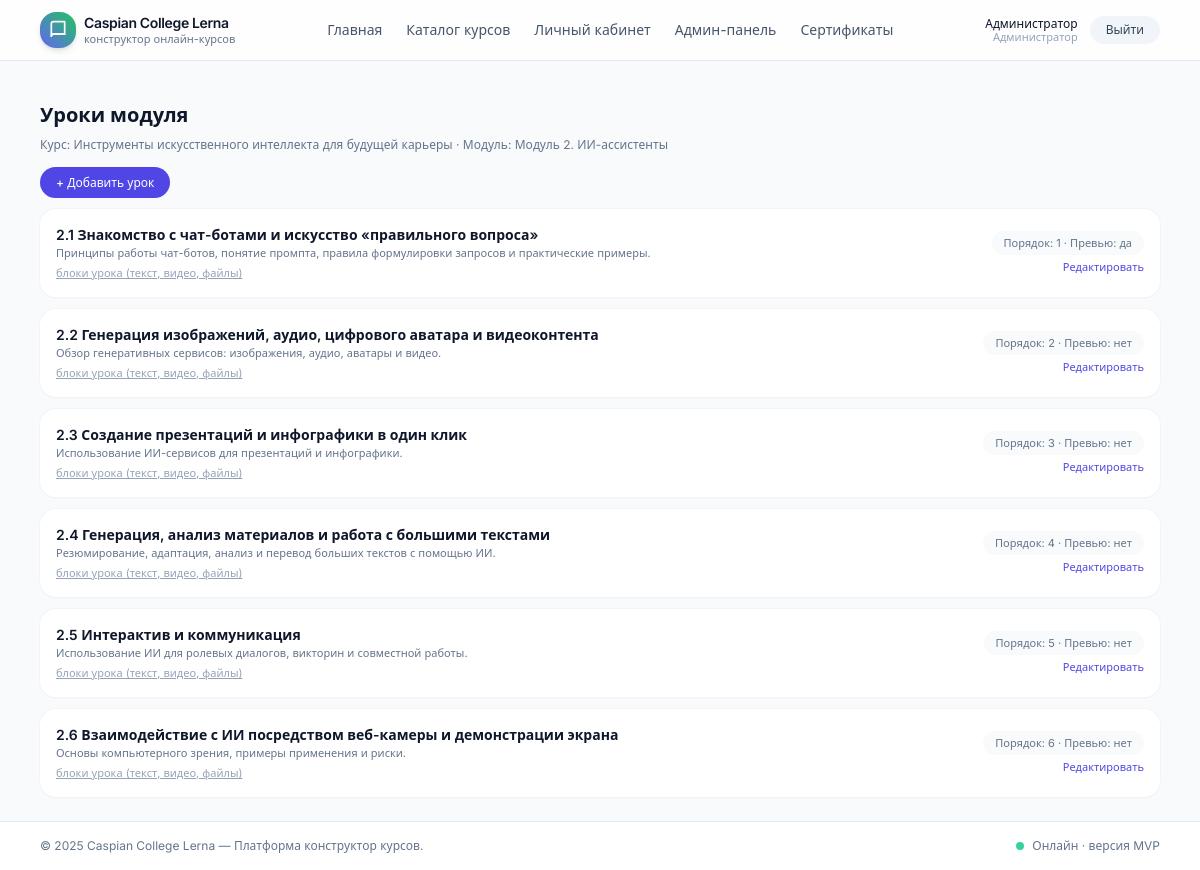
The page /admin/modules/8/lessons (signed in) on the database its author committed.
### app/models.py (models this page shows, shortened)
class User(UserMixin, db.Model):
    __tablename__ = "users"
    id = db.Column(db.Integer, primary_key=True)
    email = db.Column(db.String(255), unique=True, nullable=False)
    password_hash = db.Column(db.String(255), nullable=False)
    full_name = db.Column(db.String(255), nullable=False)
    role = db.Column(db.String(20), default="student")  # 'student' или 'admin'
    created_at = db.Column(db.DateTime, default=datetime.utcnow)
    courses = db.relationship("UserCourse", back_populates="user", cascade="all, delete-orphan")
    lesson_progress = db.relationship("UserLessonProgress", back_populates="user", cascade="all, delete-orphan")
    test_attempts = db.relationship("UserTestAttempt", back_populates="user", cascade="all, delete-orphan")
    certificates = db.relationship("Certificate", back_populates="user", cascade="all, delete-orphan")
    def is_admin(self) -> bool:
        return self.role == "admin"

class Course(db.Model):
    __tablename__ = "courses"
    id = db.Column(db.Integer, primary_key=True)
    title = db.Column(db.String(255), nullable=False)
    slug = db.Column(db.String(255), unique=True, nullable=False)
    description = db.Column(db.Text, nullable=True)
    category = db.Column(db.String(100), nullable=True)
    level = db.Column(db.String(50), nullable=True)
    image_url = db.Column(db.String(255), nullable=True)      # обложка
    hero_image_url = db.Column(db.String(255), nullable=True) # фон в шапке
    logo_url = db.Column(db.String(255), nullable=True)       # логотип курса
    theme_id = db.Column(db.Integer, db.ForeignKey("course_themes.id"), nullable=True)
    theme = db.relationship("CourseTheme", back_populates="courses")
    language = db.Column(db.String(20), default="ru")
    estimated_duration_minutes = db.Column(db.Integer, default=0)
    requirements = db.Column(db.Text, nullable=True)
    outcomes = db.Column(db.Text, nullable=True)
    is_sequential = db.Column(db.Boolean, default=True)  # модули по порядку
    is_published = db.Column(db.Boolean, default=False)
    created_at = db.Column(db.DateTime, default=datetime.utcnow)
    updated_at = db.Column(db.DateTime, default=datetime.utcnow, onupdate=datetime.utcnow)
    modules = db.relationship("CourseModule", back_populates="course", cascade="all, delete-orphan")
    tests = db.relationship("Test", back_populates="course", cascade="all, delete-orphan")  # финальные тесты
    user_courses = db.relationship("UserCourse", back_populates="course", cascade="all, delete-orphan")
    certificates = db.relationship("Certificate", back_populates="course", cascade="all, delete-orphan")

class CourseModule(db.Model):
    __tablename__ = "course_modules"
    id = db.Column(db.Integer, primary_key=True)
    course_id = db.Column(db.Integer, db.ForeignKey("courses.id"), nullable=False)
    title = db.Column(db.String(255), nullable=False)
    description = db.Column(db.Text, nullable=True)
    order_index = db.Column(db.Integer, default=0)
    course = db.relationship("Course", back_populates="modules")
    lessons = db.relationship("Lesson", back_populates="module", cascade="all, delete-orphan")
    tests = db.relationship("Test", back_populates="module", cascade="all, delete-orphan")  # тесты по модулю

class Lesson(db.Model):
    __tablename__ = "lessons"
    id = db.Column(db.Integer, primary_key=True)
    module_id = db.Column(db.Integer, db.ForeignKey("course_modules.id"), nullable=False)
    title = db.Column(db.String(255), nullable=False)
    summary = db.Column(db.Text, nullable=True)
    order_index = db.Column(db.Integer, default=0)
    is_preview = db.Column(db.Boolean, default=False)
    module = db.relationship("CourseModule", back_populates="lessons")
    blocks = db.relationship("LessonBlock", back_populates="lesson", cascade="all, delete-orphan")
    progress = db.relationship("UserLessonProgress", back_populates="lesson", cascade="all, delete-orphan")

### app/blueprints/admin/routes.py (the view)
@admin_bp.route("/modules/<int:module_id>/lessons")
def lessons_list(module_id):
    module = CourseModule.query.get_or_404(module_id)
    lessons = Lesson.query.filter_by(module_id=module.id).order_by(Lesson.order_index).all()
    return render_template("admin_lessons.html", module=module, lessons=lessons)

### app/blueprints/admin/routes.py (called while the page is built)
def admin_required():
    if not current_user.is_authenticated or not current_user.is_admin():
        abort(403)

@admin_bp.before_request
def check_admin():
    admin_required()

### app/templates/admin_lessons.html (shortened to what this page needs)
{% extends "base.html" %}
{% block content %}
<h1 class="mb-2 text-xl font-semibold text-slate-900">Уроки модуля</h1>
<p class="mb-4 text-xs text-slate-500">
  Курс: {{ module.course.title }} · Модуль: {{ module.title }}
</p>
<div class="mb-4">
  <a href="{{ url_for('admin.lesson_create', module_id=module.id) }}"
     class="rounded-full bg-primary-600 px-4 py-2 text-xs font-medium text-white hover:bg-primary-700">
    + Добавить урок
  </a>
</div>
{% if lessons %}
  <div class="space-y-3 text-xs">
    {% for l in lessons %}
      <div class="flex items-center justify-between rounded-2xl bg-white p-4 shadow-sm ring-1 ring-slate-100">
        <div>
          <p class="text-sm font-semibold text-slate-900">{{ l.title }}</p>
          {% if l.summary %}
            <p class="text-[11px] text-slate-500 line-clamp-1">{{ l.summary }}</p>
          {% endif %}
          <p class="mt-1 text-[11px] text-slate-400">
            <a class="underline" href="{{ url_for('admin.lesson_blocks_list', lesson_id=l.id) }}">
              блоки урока (текст, видео, файлы)
            </a>
          </p>
        </div>
        <div class="flex flex-col items-end gap-1">
          <span class="rounded-full bg-slate-50 px-3 py-1 text-[11px] text-slate-500">
            Порядок: {{ l.order_index }} · Превью: {% if l.is_preview %}да{% else %}нет{% endif %}
          </span>
          <a href="{{ url_for('admin.lesson_edit', lesson_id=l.id) }}"
             class="text-[11px] text-primary-600 hover:text-primary-700">
            Редактировать
          </a>
        </div>
      </div>
    {% endfor %}
  </div>
{% else %}
  <p class="text-xs text-slate-500">Уроки ещё не добавлены.</p>
{% endif %}
{% endblock %}

### app/templates/navbar.html (shortened to what this page needs)
<header class="border-b border-slate-200 bg-white/80 backdrop-blur">
  <div class="mx-auto flex max-w-6xl items-center justify-between px-4 py-3">
    <a href="{{ url_for('main.index') }}" class="flex items-center gap-2">
      <div class="flex h-9 w-9 items-center justify-center rounded-2xl bg-gradient-to-tr from-primary-500 to-accent text-white shadow-md">
        <svg xmlns="http://www.w3.org/2000/svg" class="h-5 w-5" viewBox="0 0 24 24" fill="none"
             stroke="currentColor" stroke-width="2" stroke-linecap="round" stroke-linejoin="round">
          <path d="M4 19.5A2.5 2.5 0 0 1 6.5 17H20"/>
          <path d="M4 4.5A2.5 2.5 0 0 1 6.5 2H20v15H6.5A2.5 2.5 0 0 0 4 19.5z"/>
        </svg>
      </div>
      <div class="flex flex-col leading-tight">
        <span class="text-sm font-semibold tracking-tight text-slate-900">Caspian College Lerna</span>
        <span class="text-[11px] text-slate-500">конструктор онлайн-курсов</span>
      </div>
    </a>
    <nav class="hidden items-center gap-6 text-sm text-slate-600 md:flex">
      <a href="{{ url_for('main.index') }}" class="hover:text-primary-600">Главная</a>
      <a href="{{ url_for('main.courses_list') }}" class="hover:text-primary-600">Каталог курсов</a>
      {% if current_user.is_authenticated %}
        <a href="{{ url_for('courses.dashboard') }}" class="hover:text-primary-600">Личный кабинет</a>
        {% if current_user.is_admin() %}
          <a href="{{ url_for('admin.dashboard') }}" class="hover:text-primary-600">Админ-панель</a>
          <a href="{{ url_for('admin.certificate_branding') }}" class="hover:text-primary-600">Сертификаты</a>
        {% endif %}
      {% endif %}
    </nav>
    <div class="flex items-center gap-3 text-sm">
      {% if current_user.is_authenticated %}
        <div class="hidden flex-col text-right text-xs leading-tight text-slate-600 sm:flex">
          <span class="font-medium text-slate-900">{{ current_user.full_name }}</span>
          <span class="text-[11px] text-slate-400">
            {% if current_user.is_admin() %}Администратор{% else %}Обучающийся{% endif %}
          </span>
        </div>
        <a href="{{ url_for('auth.logout') }}"
           class="rounded-full bg-slate-100 px-4 py-1.5 text-xs font-medium text-slate-700 hover:bg-slate-200">
          Выйти
        </a>
      {% endif %}
    </div>
  </div>
</header>

### app/static/css/styles.css (style rules this page uses)
body { background-color: #f8f9fa; }

### rows shown on the page
User: full_name "Администратор"
Course: course "Инструменты искусственного интеллекта для будущей карьеры"
CourseModule: title "Модуль 2. ИИ-ассистенты"
Lesson: title "2.1 Знакомство с чат-ботами и искусство «правильного вопроса»", summary "Принципы работы чат-ботов, понятие промпта, правила формулировки запросов и практические примеры.", order_index "1", is_preview "да"
Lesson: title "2.2 Генерация изображений, аудио, цифрового аватара и видеоконтента", summary "Обзор генеративных сервисов: изображения, аудио, аватары и видео.", order_index "2", is_preview "нет"
Lesson: title "2.3 Создание презентаций и инфографики в один клик", summary "Использование ИИ-сервисов для презентаций и инфографики.", order_index "3", is_preview "нет"
Lesson: title "2.4 Генерация, анализ материалов и работа с большими текстами", summary "Резюмирование, адаптация, анализ и перевод больших текстов с помощью ИИ.", order_index "4", is_preview "нет"
Lesson: title "2.5 Интерактив и коммуникация", summary "Использование ИИ для ролевых диалогов, викторин и совместной работы.", order_index "5", is_preview "нет"
Lesson: title "2.6 Взаимодействие с ИИ посредством веб-камеры и демонстрации экрана", summary "Основы компьютерного зрения, примеры применения и риски.", order_index "6", is_preview "нет"

### other values the page prints
{{ 2025 }} "2025"
